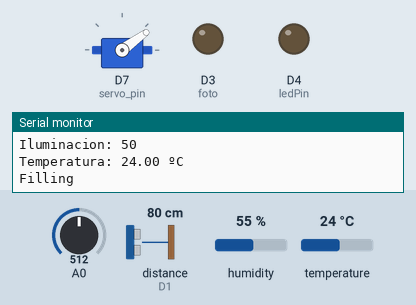
A sketch run on a simulated ESP8266 (NodeMCU). On the bench: servo, output pins drawn as LEDs (lit = HIGH), the last lines printed to the serial monitor. Wiring (inferred from the names in the program): ultrasonic range finder: trigger D0; echo D1. The inputs (shaded band) are chosen by the test bench; at power-on: distance to the obstacle (sensor on D1) 80 cm, A0 = 512, humidity 55 %, temperature 24 °C. The echo pulse lasts 58.3 µs per cm; WiFi joins after 1.5 s; servers stay silent unless stated; pins used as bus, display or sensor lines are not drawn.

Above: at 2.7 s.
2.8 s: distance to the obstacle (sensor on D1) set to 12 cm
7.1 s: distance to the obstacle (sensor on D1) set to 9 cm
At 10.2 s:
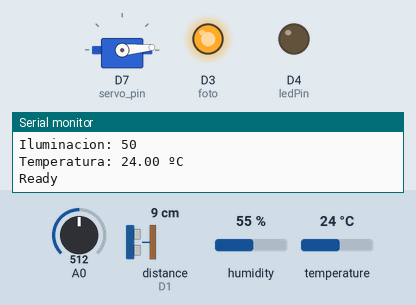
20.9 s: distance to the obstacle (sensor on D1) set to 18 cm
At 23.5 s:
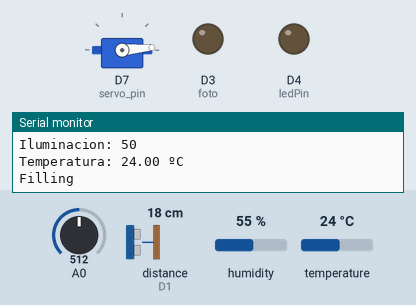
26.3 s: distance to the obstacle (sensor on D1) set to 2 cm
At 27.6 s:
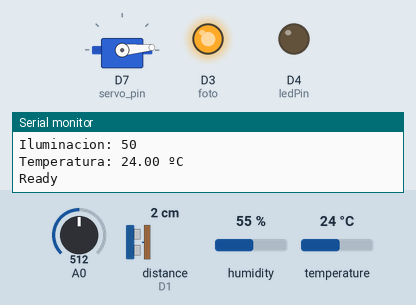
Timing chart, 0 to 35.7 s (numbered marks = the images above; inputs shaded):
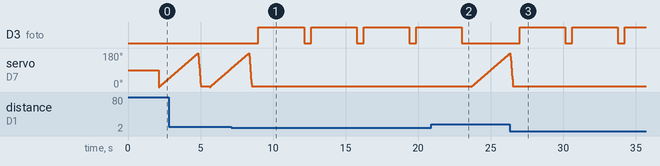

The sketch:

ArduinoProjectComplete.ino
```cpp
/**********************************************************************************
   TITULO: ESP8266 - FIREBASE - PROYECTO
   PROFESOR: Edgar Asael Martinez
   AUTORES:
    - Juan José Salazar Cortés A01642126
    - Nolberto Castro Sánchez A01641501
    - Moisés Barajas Zepeda A01637090
    - Mariana Esquivel Hernández A01641244

   DESCRIPCION: Configuración y conexión de Arduino NODEMCU8266 y Firebase
   TC1001S Marzo 2023
 * *******************************************************************************/

#include <ESP8266WiFi.h>
#include "FirebaseESP8266.h"

#include <DHT.h>
//dht DHT;

#include "Servo.h"

#define DHTTYPE DHT11

// Credenciales wifi
/* 1. Define the WiFi credentials */
#define ssid "Tec-IoT"
#define password "spotless.magnetic.bridge"

/* 2. Define the API Key */
#define API_KEY "AIzaSyCwW0QqNpjvaxDyxoyflvEr3LOI2HijTgo"

//define sound velocity in cm/uS for ultrasonic
//#define SOUND_VELOCITY 0.034
//#define CM_TO_INCH 0.393701

/* 3. Credenciales Proyecto Firebase */
const char *FIREBASE_HOST = "https://tec-week-iot-default-rtdb.firebaseio.com/";
const char *FIREBASE_AUTH = "mNjBK1XjgZgYGIwSZxkXNShZSn3qN3XbObyQ86Tt";

// const for ultrasonic
int trigPin = D0;
int echoPin = D1;

//LDR
const int foto = 0;

// Firebase Data object in the global scope
FirebaseData firebaseData;

bool iterar = true;
int ledPin = 2; //

// ultrasonic
long duration;
int distance;
//float distanceInch;

//temperatura
DHT dht(D5, DHTTYPE);

//presence
//int presence = D4;

// percentage of the drink
float percentage = 0;

// leds for temperature indicator
//bool red = 4;
bool yellow = 0;
//bool green = 4;

// Servo
int servo_pin = D7;  // for ESP8266 microcontroller
//int servo_pin = 4;  // for ESP32 microcontroller
Servo myservo;
int angle = 0;

void setup()
{
  Serial.begin(9600);
  Serial.println();
  pinMode(LED_BUILTIN, OUTPUT);
  pinMode(ledPin, OUTPUT);

  WiFi.begin(ssid, password);

  // ultrasonic
  pinMode(trigPin, OUTPUT); // Sets the trigPin as an Output
  pinMode(echoPin, INPUT); // Sets the echoPin as an Input

  while (WiFi.status() != WL_CONNECTED)
  {
    Serial.print(".");
    delay(250);
  }
  Serial.print("\nConectado al Wi-Fi");
  Serial.println();

  Firebase.begin(FIREBASE_HOST, FIREBASE_AUTH);

  Firebase.reconnectWiFi(true);

  //LDR
  pinMode(foto, INPUT);

  //temperatura
  dht.begin();

  // presence
//  pinMode(presence, INPUT);

  //leds
//  pinMode(red, OUTPUT);
  pinMode(yellow, OUTPUT);
//  pinMode(green, OUTPUT);

  myservo.attach(servo_pin);
}

void loop()
{

  while(iterar){
  // Ultrasonico
  // Clears the trigPin
  digitalWrite(trigPin, LOW);
  delayMicroseconds(2);
  // Sets the trigPin on HIGH state for 10 micro seconds
  digitalWrite(trigPin, HIGH);
  delayMicroseconds(10);
  digitalWrite(trigPin, LOW);
  // Reads the echoPin, returns the sound wave travel time in microseconds
  duration = pulseIn(echoPin, HIGH);
  // Calculating the distance
  distance = duration * 0.034 / 2;
  // Prints the distance on the Serial Monitor
  Serial.print("Distance: ");
  Serial.println(distance);


  // String nodo = "Proyecto-iot";

  // while (iterar)
  // {
//  Firebase.getString(firebaseData, "/Led");
//  if (firebaseData.stringData() == "1") {
//    digitalWrite(ledPin, HIGH);
//  }
//  else if (firebaseData.stringData() == "0") {
//    digitalWrite(ledPin, LOW);
//  }
//  else {
//  }
  //    int chk = DHT.read11(DHT11_PIN);
  //    Serial.print("Temperature = ");
  //    Serial.println(DHT.temperature);
  //    Serial.print("Humidity = ");
  //    Serial.println(DHT.humidity);
  //    delay(1000);

    // LDR
    int l = analogRead(foto);

     // temperature
    float h = dht.readHumidity();
    float t = dht.readTemperature();
    l = map(l, 0, 1023, 0, 100);
    if (l > 10){
      Serial.println("Morning ");
    }
    else{
      Serial.println("Nigth ");
    }
    Serial.print("Iluminacion: ");
    Serial.println(l);
    Serial.print("Temperatura: ");
    Serial.print(t);
    Serial.println(" ºC");


    Firebase.setInt(firebaseData, "LDR", l);
//    Firebase.setFloat(firebaseData, "/Temperatura", t, " ºC");
    Firebase.setFloat(firebaseData, "Temperatura", t);
//    Firebase.setFloat(firebaseData, "/Llenado", );


    // presence
//    int p = digitalRead(presence);
//    Serial.println(p);

    //distance / porcentaje de llenado
    percentage = (100/3000)*distance;

//    Serial.print(percentage);
//    Serial.println("%");
    Firebase.setFloat(firebaseData, "/Llenado", distance);

    //Leds

    //Led when ready

    if(distance < 10){
      Serial.println("Ready");
      digitalWrite(yellow, HIGH);
      Firebase.setString(firebaseData, "/Cofee Ready", "Ready");
      delay(3000);
      digitalWrite(yellow, LOW);
    }
    else{
      Serial.print("Filling");
      Firebase.setString(firebaseData, "/Cofee Ready", "Filling");
          // Servomotor
    // move from 0 to 180 degrees with a positive angle of 1
      for(angle = 0; angle < 180; angle += 1)
      {
        myservo.write(angle);
        delay(15);
      }

    //  delay(1000);

      // move from 180 to 0 degrees with a negative angle of 5
      for(angle = 180; angle>=1; angle-=5)
      {
        myservo.write(angle);
        delay(5);
      }

    //    delay(1000);
    }


//    else{
//
//    }

//    if (t<=20){
//      Serial.println("green");
//      digitalWrite(green, HIGH);
//    }
//    else if (t>20 && t<=25){
//      Serial.println("yellow");
//      digitalWrite(yellow, HIGH);
//    }

//    if(t>25){
//      Serial.println("yellow");
//      digitalWrite(yellow, HIGH);
//      delay(11000);
//      digitalWrite(yellow, LOW);
////      digitalWrite(red, HIGH);
////      delay(11000);
////      digitalWrite(red, LOW);
////      digitalWrite(green, HIGH);
////      delay(1000);
////      digitalWrite(green, LOW);
//      Firebase.setString(firebaseData, "/Led", yellow);
//    }

//    else{
//
//    }

  }


  /*
      Firebase.setString(firebaseData, nodo + "/sensor", "DHT11");
      Firebase.setInt(firebaseData, nodo + "/temperatura", 45);
      Firebase.setBool(firebaseData, nodo + "/alarmas", true);

      // leer datos
       Firebase.getString(firebaseData, nodo + "/sensor");
       Serial.print("El sensor es: ");Serial.println(firebaseData.stringData());
       Firebase.getInt(firebaseData, nodo + "/temperatura");
       Serial.print("La última temperatura fue: ");Serial.println(firebaseData.intData());
       delay(250);
  */ /*


  push de datos
  Firebase.pushInt(firebaseData, nodo + "/temperatura", 29);
  delay(150);
  Firebase.pushInt(firebaseData, nodo + "/temperatura", 31);
  delay(150);
  Firebase.pushInt(firebaseData, nodo + "/temperatura", 30);
  delay(150);
  Firebase.pushInt(firebaseData, nodo + "/Humedad", 67);
*/

  //   iterar = false;
  //   Firebase.end(firebaseData);
  // }
} // End Loop
```

Measured:
- the behaviour switches between 11 and 10 cm on distance to the obstacle (sensor on D1) (found by bisection; images 0 and 1)
- after the input at 7.1 s, D3 (foto): alternates HIGH for 3.2 s and LOW for 0.47 s, starting after 1.9 s; servo on D7 (servo_pin): goes on until 8.5 s, then stays 5°
- after the input at 20.9 s, D3 (foto): goes on until 23.0 s, then stays LOW
- after the input at 26.3 s, D3 (foto): alternates HIGH for 3.2 s and LOW for 0.47 s, starting after 0.70 s; servo on D7 (servo_pin): goes on until 26.5 s, then stays 5°
